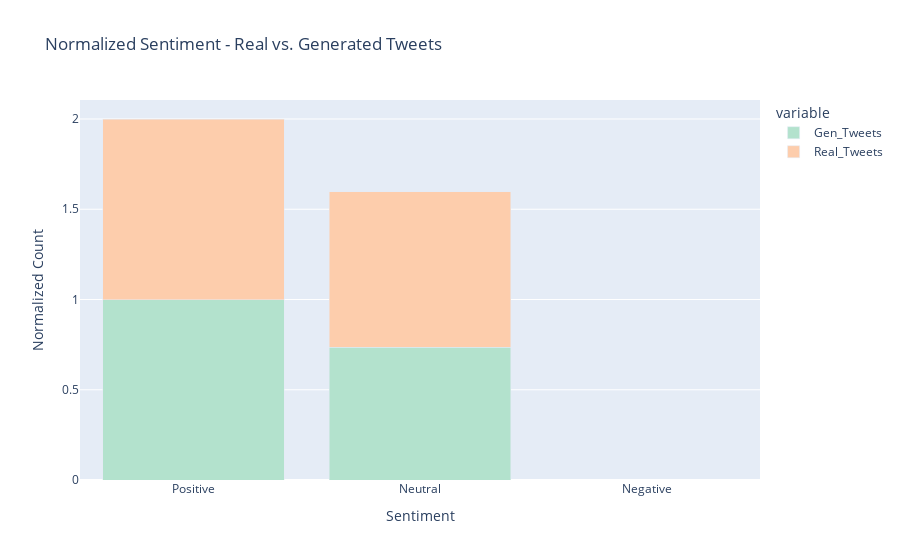

This figure's notebook cell:
### Markdown cell above
##### Normalized Sentiment - Combined Tweets

### Code cell
fig = px.bar(meowth_norm, barmode = 'stack', title='Normalized Sentiment - Real vs. Generated Tweets',
            color_discrete_sequence=px.colors.qualitative.Pastel2)
fig.update_xaxes(title="Sentiment")
fig.update_yaxes(title="Normalized Count")
fig.show()

### Figure 1 — Plotly figure (JSON) as saved in the notebook; plotly's stock layout.template omitted (floating-point values rounded to 4 significant figures)
{"data": [{"alignmentgroup": "True", "hovertemplate": "variable=Gen_Tweets<br>index=%{x}<br>value=%{y}<extra></extra>", "legendgroup": "Gen_Tweets", "marker": {"color": "rgb(179,226,205)"}, "name": "Gen_Tweets", "offsetgroup": "Gen_Tweets", "orientation": "v", "showlegend": true, "textposition": "auto", "type": "bar", "x": ["Positive", "Neutral", "Negative"], "xaxis": "x", "y": [1, 0.7344, 0], "yaxis": "y"}, {"alignmentgroup": "True", "hovertemplate": "variable=Real_Tweets<br>index=%{x}<br>value=%{y}<extra></extra>", "legendgroup": "Real_Tweets", "marker": {"color": "rgb(253,205,172)"}, "name": "Real_Tweets", "offsetgroup": "Real_Tweets", "orientation": "v", "showlegend": true, "textposition": "auto", "type": "bar", "x": ["Positive", "Neutral", "Negative"], "xaxis": "x", "y": [1, 0.8622, 0], "yaxis": "y"}], "layout": {"barmode": "stack", "legend": {"title": {"text": "variable"}, "tracegroupgap": 0}, "title": {"text": "Normalized Sentiment - Real vs. Generated Tweets"}, "xaxis": {"anchor": "y", "domain": [0, 1], "title": {"text": "Sentiment"}}, "yaxis": {"anchor": "x", "domain": [0, 1], "title": {"text": "Normalized Count"}}}}
